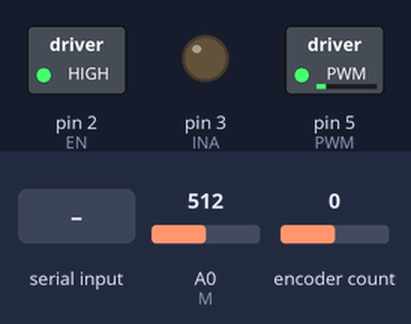
This sketch was run on a simulated Arduino Uno, built with avr-gcc and run on an emulated ATmega328P. On the bench: switched loads named in the sketch (green lamp = pin HIGH), output pins drawn as LEDs (lit = HIGH). The test bench sets the inputs (shaded band); at power-on: A0 (M) = 512, encoder count 0. What the sketch prints to the serial monitor is not drawn.

Above: at 1.2 s.
1.3 s: A0 (M) set to 900
At 1.8 s:
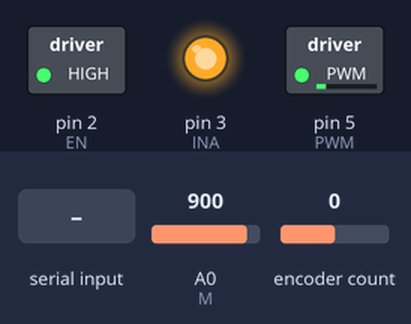
2.8 s: "90,45\n" received over Serial
5.3 s: A0 (M) set to 716
At 5.71 s:
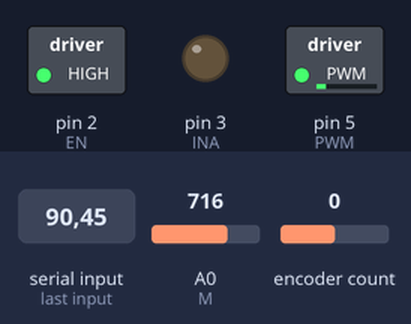
8.3 s: A0 (M) set to 306
11.3 s: A0 (M) set to 122
Timing chart, 0 to 13.8 s (numbered marks = the images above; inputs shaded):
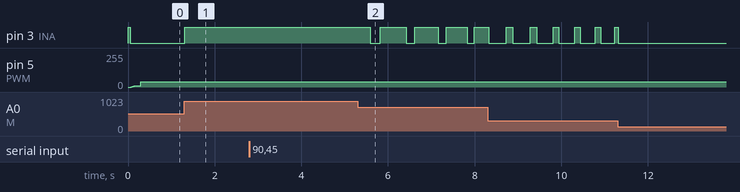

Measured:
- after the input at 1.3 s, pin 3 (INA): LOW → HIGH after 0.01 s instead of 0.94 s
- after the input at 5.3 s, pin 3 (INA): HIGH → LOW after 0.29 s, then repeats every 0.80 s: HIGH 0.60 s, LOW 0.20 s

The sketch:

motor_control.ino
```cpp
#include <Encoder.h>

Encoder myEnc(18, 19);

#define EN 2
#define INA 3
#define INB 4
#define PWM 5
#define M A0

String read1;

float curr = 0;
float curr_read = 0;
float pwm = 0;
int cap = 40;
int fade = 1;

int t1=micros();
int t2=t1;

float dt=0;
float w=100;
float currk=0;
float currkk=0;
float curr_d=0;

float angle1=0;
float angle2=0;
float angled=0;

float w1=10;
float speed1=0;
float speedd=0;
float speedk=0;
float speedkk=0;


void setup() {
  // put your setup code here, to run once:
  pinMode(EN, OUTPUT);
  pinMode(INA, OUTPUT);
  pinMode(INB, INPUT);
  pinMode(PWM, OUTPUT);
  pinMode(M, INPUT);

  digitalWrite(EN,1);

  Serial.begin(115200);
}

void loop() {
  // put your main code here, to run repeatedly:
  if (Serial.available() > 0)
  {
    read1 = Serial.readString();
    speedd=read1.toFloat();
    Serial.println(speedd);
  }
  speedd = 2000*sin(0.0002*PI*1*millis()*millis()/1000.0);
//  curr_d = 0.5;

  curr_read=analogRead(M)*5/1023.0;
  curr = (curr_read - 2.5)/0.185;

  angle2 = myEnc.read()/2400.0*360;

  t2=micros();
  dt=(t2-t1)/1000000.0;
  speed1 = (angle2-angle1)/dt;

  speedkk=((-dt*w1+1)*speedk+dt*w1*speed1);
  speedk=speedkk;


  currkk=((-dt*w+1)*currk+dt*w*curr);
  currk=currkk;

  angle1 = angle2;

  curr_d=0.004*(speedd-speedk);
  pwm=100*(curr_d-currk);


  t1=micros();


//  pwm=25;


//  pwm=pwm+fade;
//  if(pwm<=0 | pwm>=255)
//  {
//    fade=-fade;
//  }

  if(pwm>=0)
  {
    digitalWrite(INA,0);
    digitalWrite(INB,1);
    if(pwm>cap)
    {
      analogWrite(PWM, cap);
    }
    else
    {
      analogWrite(PWM, (int)pwm);
    }
  }
  else
  {
    digitalWrite(INA,1);
    digitalWrite(INB,0);
    if(pwm<-cap)
    {
      analogWrite(PWM, cap);
    }
    else
    {
      analogWrite(PWM, (int)abs(pwm));
    }
  }
  Serial.print(speedk);
  Serial.print(", ");
  Serial.println(speedd);
//  Serial.print(", ");0

//  Serial.print(currkk);
//  Serial.print(", ");
//  Serial.println(curr_d);


}
```
